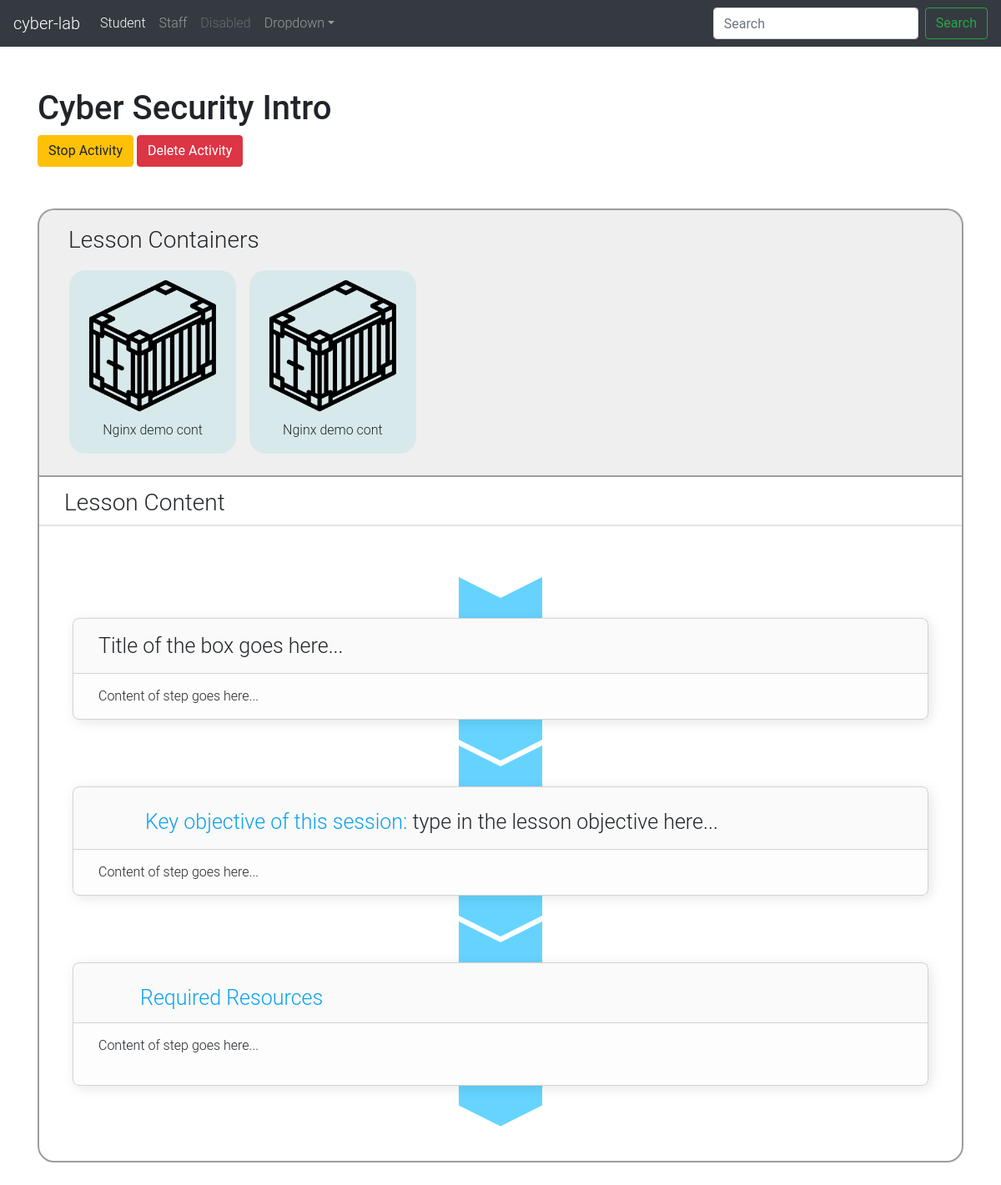
The app's page /staff/activity/1 with its own data.
### app/models.py (models this page shows)
class Activity(db.Model):
    id = db.Column(db.Integer, primary_key=True, index=True)
    enabled = db.Column(db.Boolean)
    is_ready = db.Column(db.Boolean)
    running = db.Column(db.Boolean)
    title = db.Column(db.String(40))
    description = db.Column(db.String(300))
    category = db.Column(db.String(300))
    has_content = db.Column(db.Boolean)
    has_containers = db.Column(db.Boolean)
    time_created = db.Column(db.DateTime)
    content = db.Column(db.String(1000000))
    number_of_students = db.Column(db.Integer)
    number_of_containers = db.Column(db.Integer)
    container_list = db.Column(db.String(5000))

class Container(db.Model):
    id = db.Column(db.Integer, primary_key=True, index=True)
    name = db.Column(db.String(50))
    description = db.Column(db.String(5000))
    image = db.Column(db.String(500))
    expose_ports = db.Column(db.String(500))

### app/views.py (the view)
@app.route('/staff/activity/<int:activity_id>', methods=['GET'])
def staff_edit_activity(activity_id):
    activity = Activity.query.get(activity_id)
    activity_content = False
    activity_config = False
    config_container_list = []
    if activity != None:
        if activity.content != "":
            activity_content = activity.content
        if activity.container_list != "":
            list_cont = activity.container_list.split(", ")
            for i in list_cont:
                cont = Container.query.get(i)
                if cont != None:
                    config_container_list.append(cont)
        if len(config_container_list) != 0:
            activity_config = True
        return render_template('control_activity.html',
                                title = activity.title,
                                activity_id = activity.id,
                                activity_content = activity_content,
                                activity_config = activity_config,
                                container_list = config_container_list,
                                activity_running = activity.running,
                                )
    else:
        return render_template('404.html',
                            message="Could not find the activity.")

### app/templates/control_activity.html (shortened to what this page needs)
{% extends "base.html" %} {% block content %}
    <link rel="stylesheet" type="text/css" href="{{ url_for('static', filename='content_builder/src/css/style_show.css') }}">
    {% if activity_running %}
    <button class="btn btn-warning" onclick="runActivity('stop')">Stop Activity</button>
    {% endif %}
    <button class="btn btn-danger" onclick="deleteActivity('delete')">Delete Activity</button>
    <div class=container-area>
        <div class="config-title">Lesson Containers</div>
    {% if activity_config %}
        {% for container in container_list %}
                <div class="container-box created">
                    <div class="container-image-holder">
                        <img class="container-image" src="{{ url_for('static', filename='img/shipping_container.png') }}">
                    </div>
                <div class="container-detail created">
                    {{ container.name }}
                </div>
            </div>
        {% endfor %}
    {% else %}
        <button class="btn btn-info x-wide lighter" onclick="createConfigPage('{{activity_id}}')">
            Add Container Configuration
            <div class="large-icon"><i class="fas fa-plus"></i></div>
        </button>
    {% endif %}
    </div>
    <div class="content-area">
        <div class="content-title">Lesson Content</div>
            <div class="smaller-viewer">
                {% if activity_content %}
                        <div id="viewer">
                            {{ activity_content | safe}}
                        </div>
                {% else %}
                    <button class="btn btn-info x-wide lighter" onclick="createContentPage('{{activity_id}}')">
                        Add lesson content
                        <div class="large-icon"><i class="fas fa-plus"></i></div>
                    </button>
                {% endif %}
         </div>
    </div>
{% endblock %}

### app/templates/base.html (shortened to what this page needs)
<html class="page">
<head>
    <link rel="stylesheet" href="https://stackpath.bootstrapcdn.com/bootstrap/4.1.3/css/bootstrap.min.css"
>
    <link rel="stylesheet" href="{{ url_for('static', filename='css/main.css') }}">
    <link rel="stylesheet" href="https://cdnjs.cloudflare.com/ajax/libs/font-awesome/4.1.0/css/font-awesome.css">
    <link rel="stylesheet" href="https://use.fontawesome.com/releases/v5.5.0/css/all.css"
>
    <link rel="stylesheet" href="https://cdnjs.cloudflare.com/ajax/libs/jquery-confirm/3.3.0/jquery-confirm.min.css">
<link rel="stylesheet" href="{{ url_for('static', filename='content_builder/bower_components/medium-editor/dist/css/medium-editor.css') }}">
<link rel="stylesheet" type="text/css" href="{{ url_for('static', filename='content_builder/src/css/styles.css') }}">
</head>
<body>
    <nav class="navbar navbar-expand-md navbar-dark bg-dark">
        <a class="navbar-brand" href="#">cyber-lab</a>
        <div class="collapse navbar-collapse" id="navbarsExampleDefault">
            <ul class="navbar-nav mr-auto">
                <li class="nav-item active">
                    <a class="nav-link" href="/">Student <span class="sr-only">(current)</span></a>
                </li>
                <li class="nav-item">
                    <a class="nav-link" href="/staff">Staff</a>
                </li>
                <li class="nav-item">
                    <a class="nav-link disabled" href="#">Disabled</a>
                </li>
                <li class="nav-item dropdown">
                    <a class="nav-link dropdown-toggle" href="https://example.com" id="dropdown01" data-toggle="dropdown"
                        aria-haspopup="true" aria-expanded="false">Dropdown</a>
                </li>
            </ul>
            <form class="form-inline my-2 my-lg-0">
                <input class="form-control mr-sm-2" type="text" placeholder="Search" aria-label="Search">
                <button class="btn btn-outline-success my-2 my-sm-0" type="submit">Search</button>
            </form>
        </div>
    </nav>
    <main role="main">
        <div class="container">
                <div class="h1">
                    {% if title %} {{ title }} {% else %} Home {% endif %}
                </div>
                <div class="appQue">
                    {% block content %} {% endblock %}
                </div>
        </div>
    </main>
</body>
</html>

### app/static/css/main.css (style rules this page uses)
body { font-family: Roboto, Helvetica, Arial, sans-serif; font-weight: 300; font-size: 16px; }
.container { margin-top: 50px; }
div#viewer { width: 80vw; margin-left: auto; margin-right: auto; padding: 10px; padding-top: 100px; }
.boxed { border-style: solid; border-width: 1px; border-color: lightgray; border-radius: 8px; background-color: #fdfdfd; -webkit-box-shadow: 3px 3px 11px 0px rgba(0, 0, 0, 0.2); -moz-box-shadow: 3px 3px 11px 0px rgba(0, 0, 0, 0.2); box-shadow: 3px 3px 15px 0px rgba(0, 0, 0, 0.1); margin-top: 10px; margin-bottom: 80px; transition: transform .2s ease-in-out; }
.box-title { font-size: 25px; display: block; cursor: text; }
.box-heading { background-color: #00000003; padding: 10px; padding-left: 30px; padding-right: 30px; border-bottom-style: solid; border-bottom-width: 1px; border-bottom-color: lightgray; }
.box-body { padding: 2px; padding-left: 30px; padding-right: 30px; padding-top: 15px; padding-bottom: 15px; }
span.blue-text { color: #0ba0ee; }
.box-icon { height: 60px; width: 60px; background-size: contain; margin-bottom: -20px; margin-left: -10px; display: inline-block; }
.box-icon.objective { background-image: url(http://localhost:8000/wp-content/uploads/2018/07/brain.png); }
.box-icon.file { background-image: url(http://localhost:8000/wp-content/uploads/file.png); }
.boxed:before { content: ""; width: 100px; height: 50px; background-color: #66d3ff; position: absolute; right: calc(50% - 50px); margin-top: -50px; z-index: -1; -webkit-clip-path: polygon(100% 0, 100% 100%, 0 100%, 0 0, 50% 50%); clip-path: polygon(100% 0, 100% 100%, 0 100%, 0 0, 50% 50%); }
.boxed:after { content: ""; width: 100px; height: 50px; background-color: #65d4ff; position: absolute; right: calc(50% - 50px); margin-top: 0px; z-index: -1; -webkit-clip-path: polygon(100% 0, 100% 50%, 50% 100%, 0 50%, 0 0); clip-path: polygon(100% 0, 100% 50%, 50% 100%, 0 50%, 0 0); }
.content-area { overflow: hidden; }
p.title-text { display: inline; outline-width: 3px; }
p { margin: 0 0 10px; line-height: 1.8; }
.add_file_buttons { padding: 20px; padding-left: 30px; padding-top: 0px; }
.container-box { width: 35vw; height: calc(35vw + 20px); max-width: 200px; max-height: 220px; }
img.container-image { height: calc(100% - 60px); }
.container-image-holder { overflow: hidden; padding: 20px; padding-top: 10px; padding-bottom: 0px; text-align: center; }
.container-box { background-color: #e9e9e9; border-radius: 20px; display: inline-block; margin: 0.5vw; margin-top: -20px; }
.container-detail { padding: 10px; text-align: center; }
.container-area { margin-top: 50px; background-color: #efefef; padding-top: 40px; padding-bottom: 20px; padding-left: 10px; border: solid 2px #9d9d9d; border-bottom: none; border-top-left-radius: 20px; border-top-right-radius: 20px; padding-left: 30px; padding-right: 30px; }
.container-box.created { background-color: #51c1cf26; }
.content-area { border: solid 2px #9d9d9d; border-bottom-left-radius: 20px; border-bottom-right-radius: 20px; margin-bottom: 50px; }
.config-title { font-size: 28; padding-left: 5px; margin-top: -25px; margin-bottom: 35px; }
.content-title { font-size: 28; padding-left: 30px; padding-bottom: 5px; margin-top: 10px; border-bottom: solid 2px #9d9d9d45; }
.smaller-viewer { padding-left: 30px; padding-right: 30px; }

### app/static/content_builder/src/css/style_show.css (style rules this page uses)
.editable { pointer-events: none; }
span.box-title { cursor: default; }

### records on screen
Activity: title "Cyber Security Intro", content "Title of the box goes here... Content of step goes here... Key objective of this session: type in the lesson objective here... Content of step goes here... Required Resources Content of step goes here..."
Container: shows a picture, name "Nginx demo cont"
